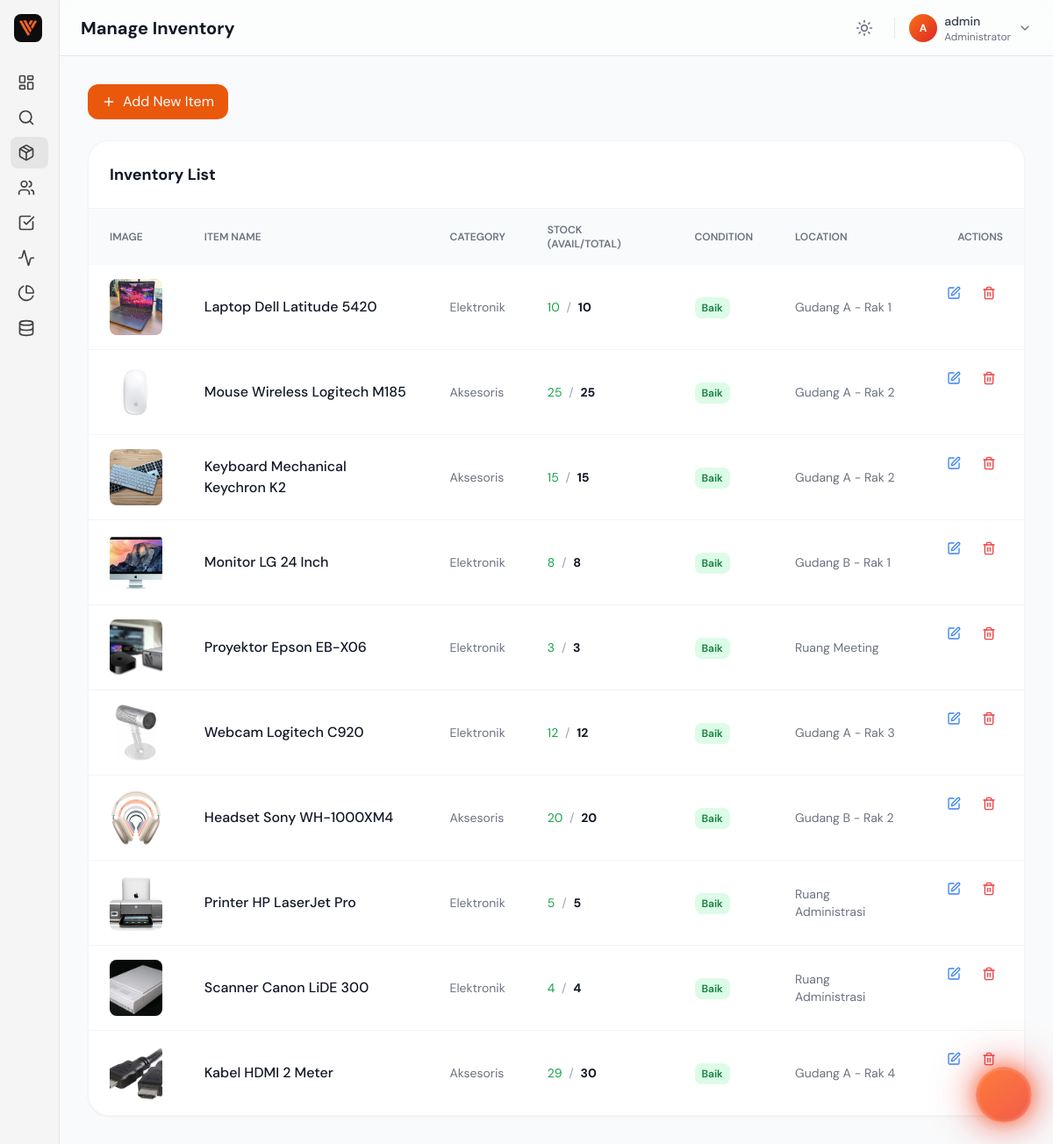
The page /admin/inventory.php (signed in) on the database as committed earlier.
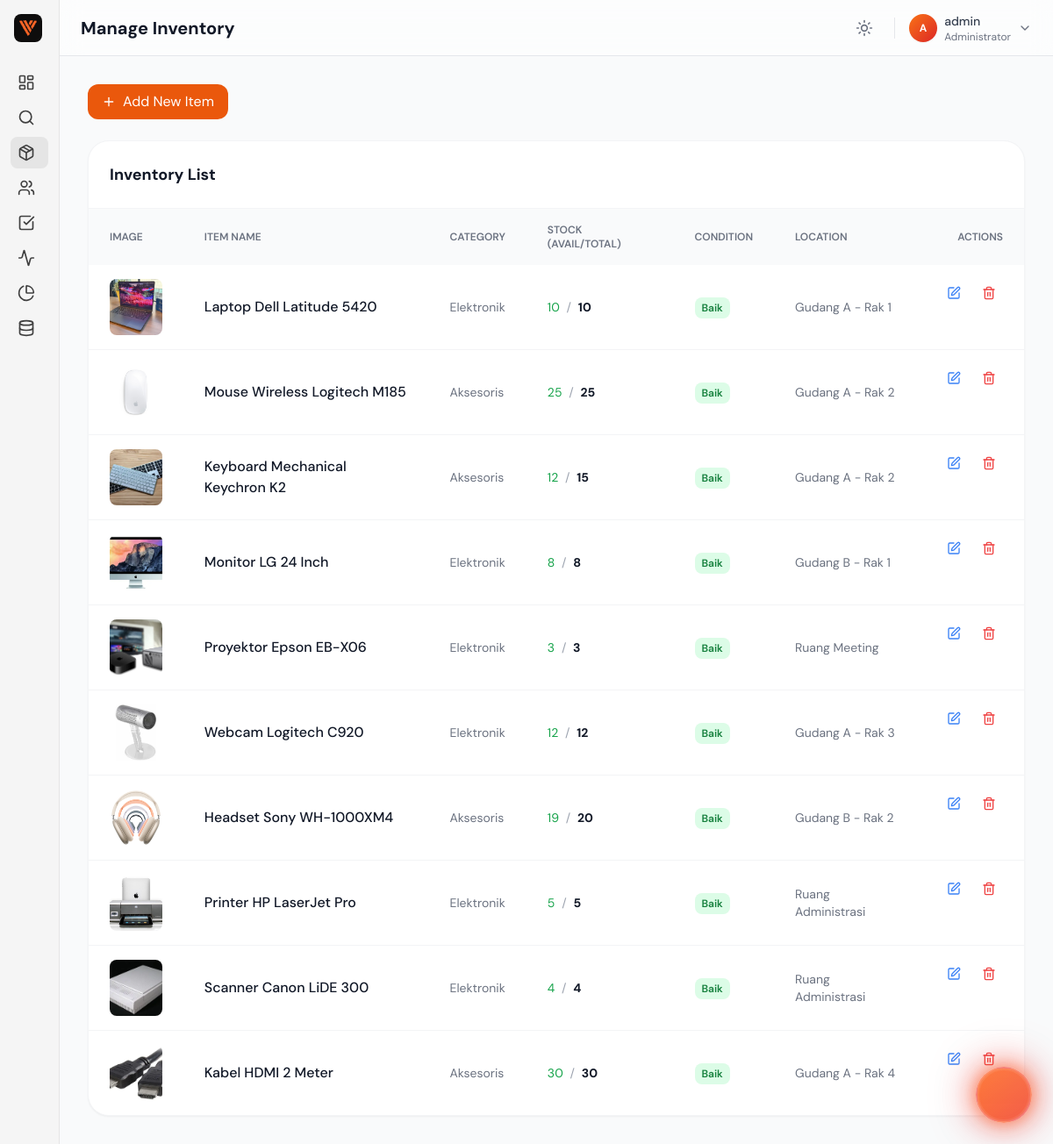
The same page on the database as committed later.
### tables this page shows
CREATE TABLE `inventaris` (
  `id` int(11) NOT NULL AUTO_INCREMENT,
  `nama_barang` varchar(100) NOT NULL,
  `kategori` varchar(50) NOT NULL,
  `stok_total` int(11) NOT NULL DEFAULT 0,
  `stok_tersedia` int(11) NOT NULL DEFAULT 0,
  `kondisi` enum('baik','rusak ringan','rusak berat') NOT NULL DEFAULT 'baik',
  `lokasi` varchar(100) NOT NULL,
  `deskripsi` text DEFAULT NULL,
  `image` varchar(255) DEFAULT NULL COMMENT 'Image filename for the product',
  `created_at` timestamp NOT NULL DEFAULT current_timestamp(),
  `updated_at` timestamp NOT NULL DEFAULT current_timestamp() ON UPDATE current_timestamp(),
  PRIMARY KEY (`id`),
  KEY `idx_kategori` (`kategori`),
  KEY `idx_stok_tersedia` (`stok_tersedia`)
);

### src/Inventory.php (called while the page is built, shortened)
<?php
class Inventory
{
    private $pdo;
    public function __construct($pdo)
    {
        $this->pdo = $pdo;
    }
    public function getAll($search = '', $category = '')
    {
        try {
            $sql = "SELECT * FROM inventaris WHERE 1=1";
            $params = [];
            $sql .= " ORDER BY created_at DESC";
            $stmt = $this->pdo->prepare($sql);
            $stmt->execute($params);
            return $stmt->fetchAll();
        } catch (\PDOException $e) {
            return [];
        }
    }
}

### public/admin/inventory.php (the view, shortened to what the rows shown need)
<?php
require_once __DIR__ . '/../../config/database.php';
$inventory = new Inventory($pdo);
$items = $inventory->getAll();
?>
<!DOCTYPE html>
<html lang="en" class="light">
<head>
    <script src="https://cdn.tailwindcss.com"></script>
</head>
<body class="bg-gray-50 dark:bg-gray-900 font-sans text-slate-800 dark:text-white transition-colors duration-300"
      x-data="{
          darkMode: localStorage.getItem('theme') === 'dark',
          toggleTheme() {
              this.darkMode = !this.darkMode;
              localStorage.setItem('theme', this.darkMode ? 'dark' : 'light');
              if (this.darkMode) {
                  document.documentElement.classList.add('dark');
              } else {
                  document.documentElement.classList.remove('dark');
              }
          }
      }"
      x-init="$watch('darkMode', val => val ? document.documentElement.classList.add('dark') : document.documentElement.classList.remove('dark')); if(darkMode) document.documentElement.classList.add('dark');">
    <div class="flex h-screen overflow-hidden bg-gray-50 dark:bg-gray-950">
        <div class="flex-1 flex flex-col h-screen overflow-hidden relative">
            <?php
            include '../includes/header.php';
            ?>
            <main class="flex-1 overflow-y-auto p-4 md:p-8 scroll-smooth hide-scrollbar">
                <div class="max-w-7xl mx-auto space-y-6">
                    <div class="bg-white dark:bg-gray-800 rounded-3xl border border-gray-100 dark:border-gray-700 overflow-hidden shadow-sm">
                        <div class="overflow-x-auto">
                            <table class="w-full text-left">
                                <thead class="bg-gray-50 dark:bg-gray-700/50 text-xs uppercase text-gray-500 dark:text-gray-400">
                                    <tr>
                                        <th class="px-6 py-4 font-semibold">Image</th>
                                        <th class="px-6 py-4 font-semibold">Item Name</th>
                                        <th class="px-6 py-4 font-semibold">Category</th>
                                        <th class="px-6 py-4 font-semibold">Stock (Avail/Total)</th>
                                        <th class="px-6 py-4 font-semibold">Condition</th>
                                        <th class="px-6 py-4 font-semibold">Location</th>
                                        <th class="px-6 py-4 font-semibold text-right">Actions</th>
                                    </tr>
                                </thead>
                                <tbody class="divide-y divide-gray-100 dark:divide-gray-700">
                                    <?php foreach ($items as $item): ?>
                                    <tr class="hover:bg-gray-50 dark:hover:bg-gray-750 transition-colors">
                                        <td class="px-6 py-4">
                                            <?php if (!empty($item['image'])): ?>
                                                <img src="../assets/product/<?= htmlspecialchars($item['image']) ?>" alt="<?= htmlspecialchars($item['nama_barang']) ?>" class="w-16 h-16 object-cover rounded-lg">
                                            <?php else: ?>
                                                <div class="w-16 h-16 bg-gray-100 dark:bg-gray-700 rounded-lg flex items-center justify-center">
                                                    <i data-lucide="box" class="w-8 h-8 text-gray-400"></i>
                                                </div>
                                            <?php endif; ?>
                                        </td>
                                        <td class="px-6 py-4 font-medium text-gray-900 dark:text-white"><?= htmlspecialchars($item['nama_barang']) ?></td>
                                        <td class="px-6 py-4 text-sm text-gray-500 dark:text-gray-400"><?= htmlspecialchars($item['kategori']) ?></td>
                                        <td class="px-6 py-4 text-sm">
                                            <span class="<?= $item['stok_tersedia'] > 0 ? 'text-green-600' : 'text-red-500' ?>"><?= $item['stok_tersedia'] ?></span>
                                            <span class="text-gray-400 mx-1">/</span>
                                            <span class="font-bold text-gray-900 dark:text-gray-200"><?= $item['stok_total'] ?></span>
                                        </td>
                                        <td class="px-6 py-4">
                                            <span class="px-2 py-1 rounded-lg text-xs font-semibold <?= $item['kondisi'] === 'baik' ? 'bg-green-100 text-green-700 dark:bg-green-900/30 dark:text-green-400' : 'bg-amber-100 text-amber-700 dark:bg-amber-900/30 dark:text-amber-400' ?>">
                                                <?= ucfirst($item['kondisi']) ?>
                                            </span>
                                        </td>
                                        <td class="px-6 py-4 text-sm text-gray-500 dark:text-gray-400"><?= htmlspecialchars($item['lokasi']) ?></td>
                                        <td class="px-6 py-4 text-right flex items-center justify-end gap-2">
                                            <a href="?action=edit&id=<?= $item['id'] ?>#item-form" class="p-2 text-blue-500 hover:bg-blue-50 dark:hover:bg-blue-900/20 rounded-lg transition-colors" title="Edit">
                                                <i data-lucide="edit" class="w-4 h-4"></i>
                                            </a>
                                            <a href="?action=delete&id=<?= $item['id'] ?>" onclick="return confirm('Delete this item? This action cannot be undone.')" class="p-2 text-red-500 hover:bg-red-50 dark:hover:bg-red-900/20 rounded-lg transition-colors" title="Delete">
                                                <i data-lucide="trash-2" class="w-4 h-4"></i>
                                            </a>
                                        </td>
                                    </tr>
                                    <?php endforeach; ?>
                                </tbody>
                            </table>
                        </div>
                    </div>
                </div>
            </main>
        </div>
    </div>
</body>
</html>

Rows that differ between the two databases and show on the page:
changed inventaris "Keyboard Mechanical Keychron K2": stok_tersedia "15" → "12"
changed inventaris "Headset Sony WH-1000XM4": stok_tersedia "20" → "19"
changed inventaris "Kabel HDMI 2 Meter": stok_tersedia "29" → "30"
